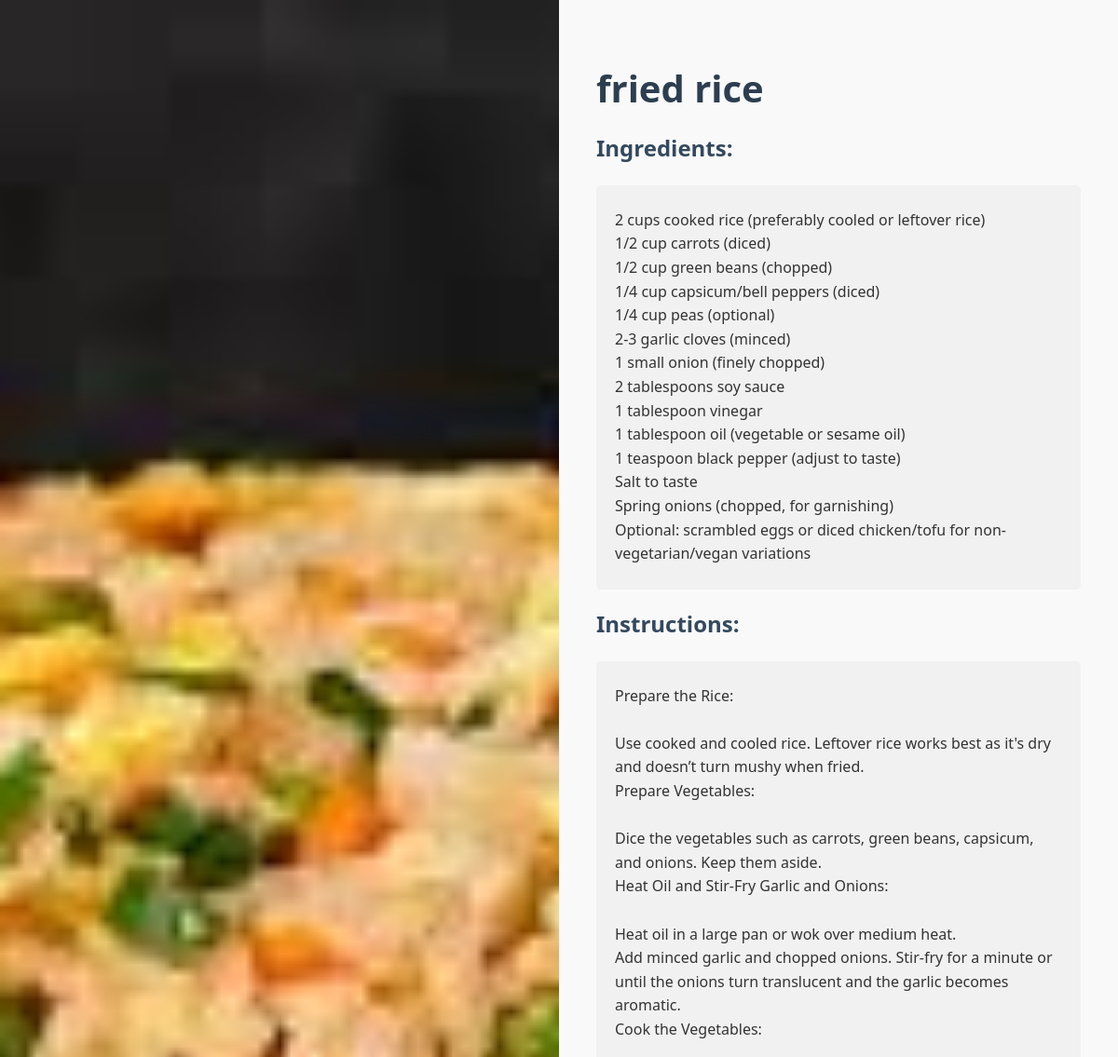
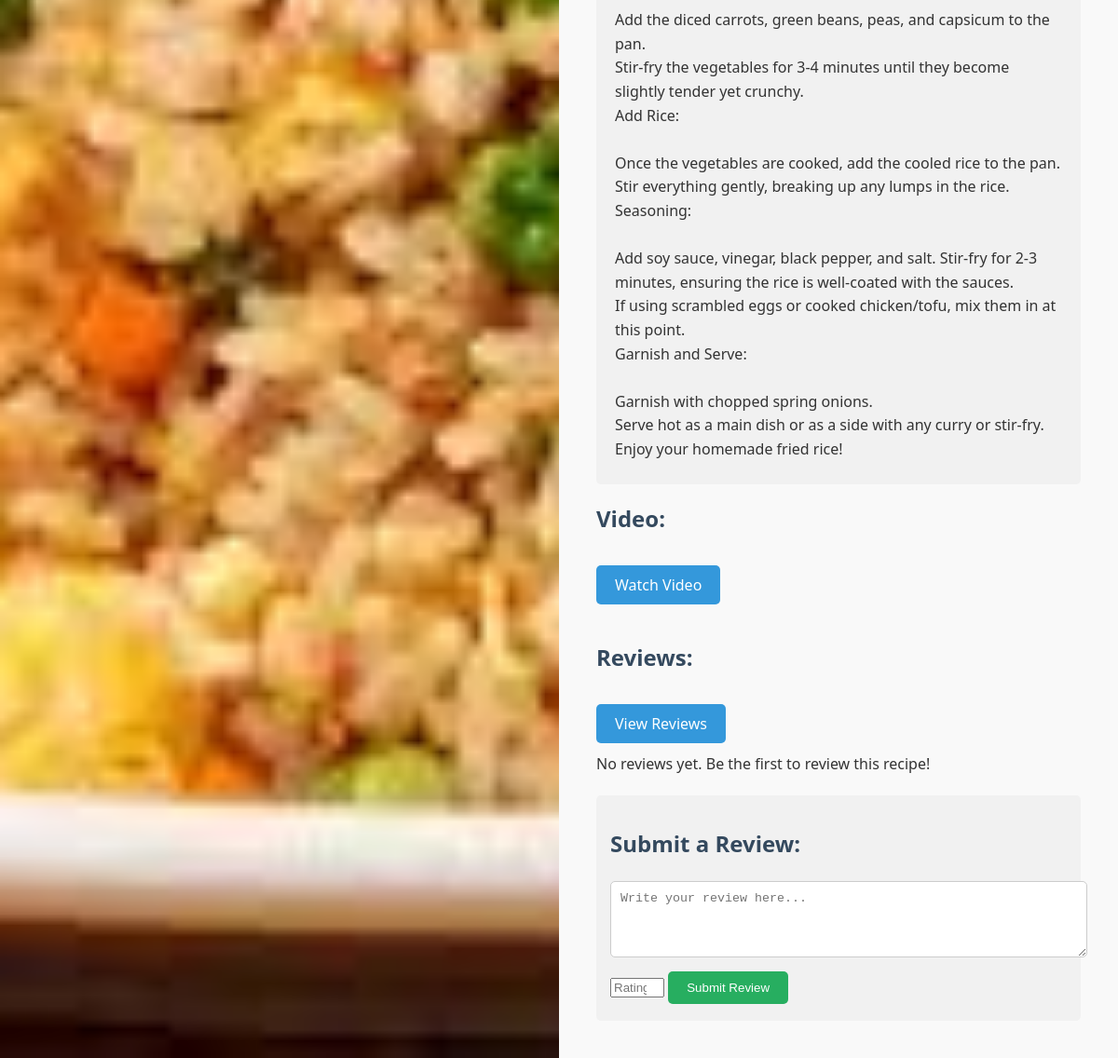
The app's page /recipes/6/ (signed in) with its own data (2 pictures, top to bottom).
### srrp/models.py (models this page shows, shortened)
class Recipe(models.Model):
    name = models.CharField(max_length=100)
    image = models.ImageField(upload_to='recipes/')
    ingredients = models.TextField()
    instructions = models.TextField()
    video_url = models.URLField(blank=True, null=True)
    prep_time = models.IntegerField()
    rating = models.FloatField(default=0.0)  # Stores the average rating
    rating_count = models.IntegerField(default=0)  # Counts the number of ratings
    created_at = models.DateTimeField(auto_now_add=True)

### srrp/views.py (the view, shortened to what this page needs)
# urls.py: path('recipes/<int:recipe_id>/', views.recipe_detail, name='recipe_detail'),
@csrf_exempt  # Use this for testing; remove in production for security
@login_required
def recipe_detail(request, recipe_id):
    recipe = get_object_or_404(Recipe, id=recipe_id)
    reviews = Review.objects.filter(recipe=recipe)
    return render(request, 'recipe_detail.html', {'recipe': recipe, 'reviews': reviews})

### srrp/templates/recipe_detail.html (shortened to what this page needs)
<!DOCTYPE html>
<html lang="en">
<head>
</head>
<body>
    <div class="container">
        <div class="image-section">
            <img src="{{ recipe.image.url }}" alt="{{ recipe.name }}">
        </div>
        <div class="content-section">
            <h1>{{ recipe.name }}</h1>
            <h3>Ingredients:</h3>
            <div class="ingredients">
                <p>{{ recipe.ingredients|linebreaksbr }}</p>
            </div>
            <h3>Instructions:</h3>
            <div class="instructions">
                <p>{{ recipe.instructions|linebreaksbr }}</p>
            </div>
            {% if recipe.video_url %}
            <h3>Video:</h3>
            <a href="{{ recipe.video_url }}" target="_blank" class="video-link">Watch Video</a>
            {% endif %}
            <div class="reviews">
                <h3>Reviews:</h3>
                <a href="{% url 'review_list' recipe.id %}" class="video-link">View Reviews</a>
                <div id="reviews-section">
                    {% for review in reviews %}
                        <div class="review-item">
                            <p><strong>Rating:</strong> {{ review.rating }}/5</p>
                            <p>{{ review.content }}</p>
                        </div>
                    {% empty %}
                        <p>No reviews yet. Be the first to review this recipe!</p>
                    {% endfor %}
                </div>
            </div>
            <div class="review-form">
                <h3>Submit a Review:</h3>
                <form method="post">
                    <textarea name="content" placeholder="Write your review here..." rows="4" required></textarea>
                    <input type="number" name="rating" min="1" max="5" placeholder="Rating (1-5)" required>
                    <button type="submit">Submit Review</button>
                </form>
            </div>
        </div>
    </div>
</body>
</html>

### srrp/templates/recipe_detail.html (style rules this page uses)
body { font-family: 'Segoe UI', Tahoma, Geneva, Verdana, sans-serif; background-color: #f9f9f9; margin: 0; padding: 0; color: #333; overflow: hidden; }
.container { display: flex; height: 100vh; max-width: 100vw; }
.image-section { width: 50%; background-color: #fff; display: flex; justify-content: center; align-items: center; position: relative; overflow: hidden; }
.image-section img { width: 100%; height: 100%; object-fit: cover; }
.content-section { width: 50%; padding: 40px; overflow-y: auto; background-color: #f9f9f9; box-sizing: border-box; }
h1 { font-size: 2.5em; margin-bottom: 20px; color: #2c3e50; }
h3 { font-size: 1.5em; margin-top: 20px; color: #34495e; }
p { line-height: 1.6; margin: 10px 0; }
.ingredients, .instructions { background-color: #f1f1f1; padding: 15px 20px; border-radius: 5px; margin-bottom: 20px; }
.video-link { display: inline-block; margin-top: 10px; padding: 10px 20px; background-color: #3498db; color: #fff; text-decoration: none; border-radius: 5px; transition: background-color 0.3s ease, transform 0.3s ease; }
.reviews { margin-top: 40px; }
.review-form { margin-top: 20px; padding: 15px; background-color: #f1f1f1; border-radius: 5px; }
.review-form textarea { width: 100%; padding: 10px; margin-bottom: 10px; border-radius: 5px; border: 1px solid #ccc; resize: vertical; }
.review-form input[type="number"] { width: 50px; margin-bottom: 10px; }
.review-form button { background-color: #27ae60; color: #fff; padding: 10px 20px; border: none; border-radius: 5px; cursor: pointer; transition: background-color 0.3s ease; }

### records on screen
Recipe: image (picture), name "fried rice", ingredients "2 cups cooked rice (preferably cooled or leftover rice) 1/2 cup carrots (diced) 1/2 cup green beans (chopped) 1/4 cup capsicum/bell peppers (diced) 1/4 cup peas (optional) 2-3 garlic cloves (minced) 1 small onion (finely chopped) 2 tablespoons soy sauce 1 tablespoon vinegar 1 tablespoon oil (vegetable or sesame oil) 1 teaspoon black pepper (adjust to taste) Salt to taste Spring onions (chopped, for garnishing) Optional: scrambled eggs or diced chicken/tofu for non-vegetarian/vegan variations", instructions "Prepare the Rice: Use cooked and cooled rice. Leftover rice works best as it's dry and doesn’t turn mushy when fried. Prepare Vegetables: Dice the vegetables such as carrots, green beans, capsicum, and onions. Keep them aside. Heat Oil and Stir-Fry Garlic and Onions: Heat oil in a large pan or wok over medium heat. Add minced garlic and chopped onions. Stir-fry for a minute or until the onions turn translucent and the garlic becomes aromatic. Cook the Vegetables: Add the diced carrots, green beans, peas, and capsicum to the pan. Stir-fry the vegetables for 3-4 minutes until they become slightly tender yet crunchy. Add Rice: Once the vegetables are cooked, add the cooled rice to the pan.…"
